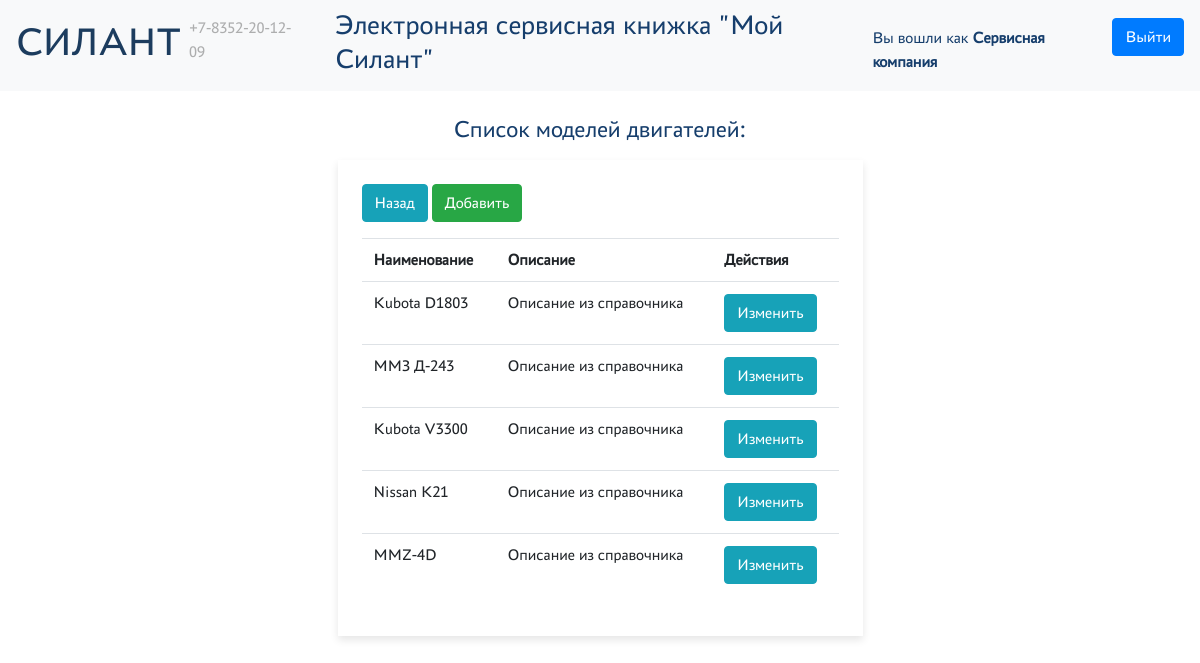
The page /lookups/engine_models (signed in) on the database its author committed.
### main/models.py (models this page shows, shortened)
class EngineModel(models.Model):
    name = models.CharField("Название", max_length=255)
    description = models.TextField("Описание")
    class Meta:
        verbose_name = "Модель двигателя"
        verbose_name_plural = "Модели двигателя"

### main/views.py (the view)
# urls.py: path('lookups/engine_models', views.EngineModelListView.as_view(), name="engine-model-list"),
class EngineModelListView(PermissionRequiredMixin, ListView):
    permission_required = 'main.view_maintenance'
    model = models.EngineModel
    queryset = models.EngineModel.objects.all()
    template_name = 'main/lookups/engine_models/list.html'
    context_object_name = 'engine_models'

### authentication/models.py (called while the page is built)
    def has_perm(self, perm, obj=None):
        return True

### main/templatetags/custom_tags.py (called while the page is built)
@register.filter(name='has_group')
def has_group(user, group_name):
    group = Group.objects.get(name=group_name)
    return True if group in user.groups.all() else False

### templates/main/lookups/engine_models/list.html
{% extends 'base.html' %}
{% load custom_tags %}
{% block content %}
    <h4 class="text-center mt-4">Список моделей двигателей:</h4>
    <div class="col-12 col-md-6 offset-md-3 mt-3">
        <div class="card-new p-4">
            <a href="/lookups" class="btn btn-info mb-3">Назад</a>
            <a href="/lookups/engine_models/new" class="btn btn-success mb-3">Добавить</a>
            <table class="table table-hover">
                <tr>
                    <th>Наименование</th>
                    <th>Описание</th>
                    <th>Действия</th>
                </tr>
                {% for engine_model in engine_models %}
                    <tr>
                        <td>{{ engine_model.name }}</td>
                        <td>{{ engine_model.description }}</td>
                        <td><a href="/lookups/engine_models/edit/{{ engine_model.pk }}" class="btn btn-info">Изменить</a></td>
                    </tr>
                {% endfor %}
            </table>
        </div>
    </div>
{% endblock content %}

### static/css/style.css (style rules this page uses)
:root { --silant_black: #163E6C; --silant_red: #D20A11; --silant_beige: #EBE6D6; --silant_grey: #6c757d; --silant_light_grey: #e6e6e6; --silant_cell_grey: #f3f3f3; }
html { font-family: "PT-Astra-Sans_Regular" !important; line-height: 1.5; -webkit-text-size-adjust: 100%; -ms-text-size-adjust: 100%; -moz-text-size-adjust: 100%; -ms-overflow-style: scrollbar; -webkit-tap-highlight-color: rgba(0, 0, 0, 0); }
body { font-family: "PT-Astra-Sans_Regular" !important; height: 100%; font-weight: 400; line-height: 1.5; color: var(--silant_black); }
.card-new { background-color: white; box-shadow: 0 4px 8px rgba(0, 0, 0, 0.1); }

### rows shown on the page
EngineModel: name "Kubota D1803", description "Описание из справочника"
EngineModel: name "ММЗ Д-243", description "Описание из справочника"
EngineModel: name "Kubota V3300", description "Описание из справочника"
EngineModel: name "Nissan K21", description "Описание из справочника"
EngineModel: name "MMZ-4D", description "Описание из справочника"
